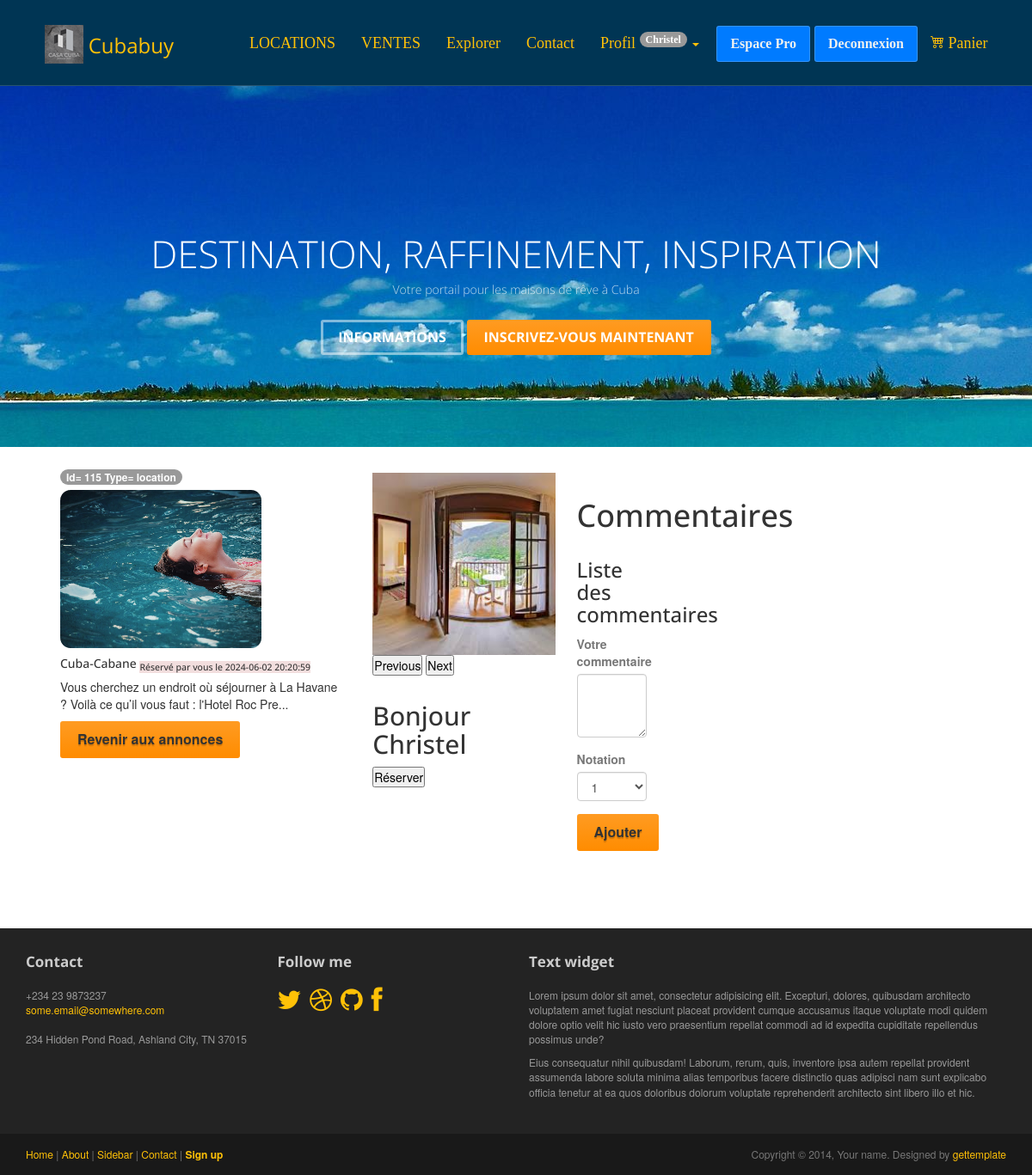
Screenshot of /showAnnonce.php?annonce=115 (signed in) with the database file from the repository.
### tables this page shows
CREATE TABLE `advert` (
  `id_advert` int NOT NULL,
  `photo` varchar(255) DEFAULT NULL,
  `title` varchar(100) NOT NULL,
  `description` text NOT NULL,
  `postal_code` varchar(50) NOT NULL,
  `city` varchar(50) NOT NULL,
  `type` enum('achat','location') NOT NULL,
  `price` float NOT NULL,
  `reservation_message` text,
  `is_reserved` tinyint(1) DEFAULT '0',
  `id_advert_image` int DEFAULT NULL
);

CREATE TABLE `reservations` (
  `id_reservation` int NOT NULL,
  `id_annonce` int NOT NULL,
  `id_utilisateur` int NOT NULL,
  `date_reservation` datetime NOT NULL DEFAULT CURRENT_TIMESTAMP,
  `date_arrivee` date NOT NULL,
  `date_depart` date NOT NULL,
  `nombre_personnes` int NOT NULL,
  `etat_reservation` varchar(20) NOT NULL DEFAULT 'en attente'
);

### inc/funtions.inc.php (called while the page is built, shortened)
<?php
function connexionBdd()
{
    $dsn = "mysql:host=" . DBHOST . ";dbname=" . DBNAME . ";charset=utf8";
    try {
        $pdo = new PDO($dsn, DBUSER, DBPASS);
        $pdo->setAttribute(PDO::ATTR_ERRMODE, PDO::ERRMODE_EXCEPTION);
        $pdo->setAttribute(PDO::ATTR_DEFAULT_FETCH_MODE, PDO::FETCH_ASSOC);
    } catch (PDOException $e) {
        die($e->getMessage());
    }
    return $pdo;
}
function showAnonnce($id_advert)
{
    $pdo = connexionBdd();
    $sql = $pdo->prepare("SELECT * FROM advert WHERE id_advert = :id_advert");
    $sql->bindParam(':id_advert', $id_advert);
    $sql->execute();
    $annoce = $sql->fetch();
    return $annoce;
}
function showReservations($id_utilisateur = null)
{
    if(!$id_utilisateur){
        $pdo = connexionBdd();
        $sql = $pdo->prepare("SELECT * FROM reservations");
        $sql->execute();
        $reservation = $sql->fetchAll();
        return $reservation;
    }
    else{
    $pdo = connexionBdd();
    $sql = $pdo->prepare("SELECT * FROM reservations WHERE id_utilisateur  = :id_utilisateur ");
    $sql->bindParam(':id_utilisateur', $id_utilisateur, PDO::PARAM_INT);
    $sql->execute();
    $reservation = $sql->fetchAll();
    return $reservation;
    }
}

### showAnnonce.php (the view, shortened to what this page needs)
<?php
require_once "inc/header.inc.php";
$id_advert = $_GET['annonce'];
$annonce = showAnonnce($id_advert);
if (!empty($_SESSION['user'])) {
    $reservations = showReservations($_SESSION['user']['id_user']);
    foreach ($reservations as $reservation) {
        $id_annonce = $reservation['id_annonce'];
        if ($reservation['id_annonce'] == $id_advert) {
            $date_reservation = $reservation['date_reservation'];
            break;
        }
    }
}
?>
<main class="maincontent">
    <section class=" margin-content ">
        <div class="row d-flex justify-content-center m-auto">
            <div class="col-lg-4 col-md-4 col-sm-12 mb-4">
                <div class="card">
                    <div> <sup class="badge rounded-pill text-bg-danger ms-1 fs-16"><?= 'Id= ' .  $annonce['id_advert'] . "  "  . 'Type= ' . $annonce['type'] ?></sup></div>
                    <img src="<?= RACINE_SITE . "assets/img/" . $annonce['photo'] ?>" class="card-img-top" alt="image de <?= $annonce['title']  ?>">
                    <div class="card-body">
                        <?php
                        if (!empty($_SESSION['user'])) {
                            if ($annonce['id_advert'] == $id_annonce) {
                                echo "<h5 class='card-title'>" . $annonce['title'] . " <sub class='bg-danger text-white rounded px-1'>Réservé par vous le $date_reservation</sub></h5>";
                            } else {
                                echo "<h5 class='card-title'>" . $annonce['title'] . "<sub class='bg-success text-white rounded px-1'>pas de reservation</sub></h5>";
                            }
                        } else {
                            echo "<h5 class='card-title'>" . $annonce['title'] . "<sub class='bg-success text-white rounded px-1'></sub></h5>";
                        }
                        ?>
                        <p class="card-text"><?= substr($annonce['description'], 0, 100) ?>...</p>
                        <div class="buttons">
                            <a href="<?= RACINE_SITE ?>explorer.php?annonce=<?= $annonce['id_advert'] ?>" class="btn btn-primary">Revenir aux annonces</a>
                        </div>
                    </div>
                </div>
            </div>
            <div class="col-lg-4 col-md-4 col-sm-12 mb-4 form-group">
                <div class="buttons  ">
                    <?php
                    if (isset($_SESSION['user'])) {
                    ?>
                        <form method="POST" action="<?= ($annonce['type'] == 'location') ? 'reservation_traitement.php' : 'panier.php' ?>?annonce=<?= $annonce['id_advert'] ?>">
                            <?php if ($_SESSION['user']['role'] == 'ROLE_ADMIN') {     ?>
                                <input type="hidden" name="id_advert" value="<?= $annonce['id_advert'] ?>">
                                <?php if ($annonce['type'] == 'location') { ?>
                                    <input type="submit" name="action" value="Réserver" class="btn ">
                                <?php } ?>
                                <?php if ($annonce['type'] == 'achat') { ?>
                                    <input type="submit" name="action" value="Acheter" class="btn ">
                                <?php } ?>
                        </form>
                        <form method="POST">
                            <input type="hidden" name="id_advert" value="<?= $annonce['id_advert'] ?>">
                            <input type="hidden" name="action" value="cancel">
                            <input type="submit" value="Annuler" class="btn btn-secondary">
                        </form>
                        <form method="POST">
                            <input type="hidden" name="id_advert" value="<?= $annonce['id_advert'] ?>">
                            <input type="hidden" name="action" value="delete">
                            <input type="submit" value="Supprimer" class="btn "><?= displaySupTag($_SESSION['user']['role'], $_SESSION['user']) ?>
                        </form>
                        <form method="post" enctype="multipart/form-data">
                            <input type="file" name="image">
                            <button type="submit">Ajouter image</button>
                        </form>
                </div>
            <?php
                            } else {
            ?>
                <div>
                    <div class="images img">
                        <div id="carouselExampleAutoplaying" class="carousel slide" data-bs-ride="carousel">
                            <div class="carousel-inner">
                                <div class="carousel-item active">
                                    <img src="assets/img/appartBellevues.jpeg" class="d-block w-100" alt="images de l'annonce ">
                                </div>
                            </div>
                            <button class="carousel-control-prev" type="button" data-bs-target="#carouselExampleAutoplaying" data-bs-slide="prev">
                                <span class="visually-hidden">Previous</span>
                            </button>
                            <button class="carousel-control-next" type="button" data-bs-target="#carouselExampleAutoplaying" data-bs-slide="next">
                                <span class="visually-hidden">Next</span>
                            </button>
                        </div>
                    </div>
                    <h2>Bonjour <?php echo $_SESSION['user']['firstName'] ?></h2>
                    <form method="POST" action="showAnnonce.php">
                        <?php if ($annonce['type'] == 'location') { ?>
                            <input type="submit" name="action" value="Réserver">
                        <?php } ?>
                    </form>
            <?php
                            }
                        } else {
                            echo "<p class=' '>Pour réserver, veuillez vous <a href='" . RACINE_SITE . "authentification.php'>connecter</a> ou <a href='" . RACINE_SITE . "inscription.php'>inscrire</a>.</p>";
                        }
            ?>
                </div>
                <div class="container col-lg-4 col-md-4 col-sm-12">
                    <h1 class="mt-5">Commentaires</h1>
                    <div class="comments-section mt-5">
                        <h3>Liste des commentaires</h3>
                    </div>
                    <?php if (!empty($_SESSION['user'])) { ?>
                        <div class="add-comment-section mt-5 ">
                            <form action="showAnnonce.php" method="post">
                                <div class="form-group">
                                    <label for="comment_text">Votre commentaire</label>
                                    <textarea class="form-control" id="comment_text" name="comment_text" rows="3" required></textarea>
                                </div>
                                <div class="form-group">
                                    <label for="rating">Notation</label>
                                    <select class="form-control" id="rating" name="rating" required>
                                        <option value="1">1</option>
                                    </select>
                                </div>
                                <button type="submit" class="btn btn-primary">Ajouter</button>
                            </form>
                        </div>
                </div>
            <?php } ?>
            </div>
        </div>
    </section>
</main>
<?php
require_once "inc/footer.inc.php";
?>
</body>
</html>

### assets/css/main.css (style rules this page uses)
h1, h2, h3, h4, h5, h6 { font-family: "Open sans", Helvetica, Arial; }
h1, .h1, h2, .h2, h3, .h3 { margin-top: 30px; }
label { color: #777; }
img { max-width: 100%; }
.maincontent { height: 70vh; }

### assets/css/style.css (style rules this page uses)
* { margin: 0; padding: 0; box-sizing: border-box; }
:root { --bleu: #007BFF; --vert: #28B463; --jaune: #FFC107; --rouge: #893636; --fond-g-bleu: linear-gradient(89.5deg, rgba(131, 204, 255, 1) 0.4%, rgba(66, 144, 251, 1) 100.3%); --fond-g-rouge: linear-gradient(25deg, #d64c7f, #ee4758 50%); }
a { text-decoration: none; color: var(--jaune) !important; }
.btn { background-color: var(--bleu); color: var(--blanc) !important; border: none; padding: 10px 20px; font-size: 16px; cursor: pointer; }
.margin-content { margin-right: 70px; margin-left: 70px; }
:root { --width: min(90vw, 800px); --offest: 0 -0.75rem; }
a { text-decoration: none; color: white; }
.buttons { display: flex; gap: 10px; }

### rows the page displays
advert: id_advert "115", type "location", photo (picture), title "Cuba-Cabane", description "Vous cherchez un endroit où séjourner à La Havane ? Voilà ce qu’il vous faut : l'Hotel Roc Pre"
reservations: date_reservation "2024-06-02 20:20:59"

### other values shown
$_SESSION['user']['firstName'] "Christel"
